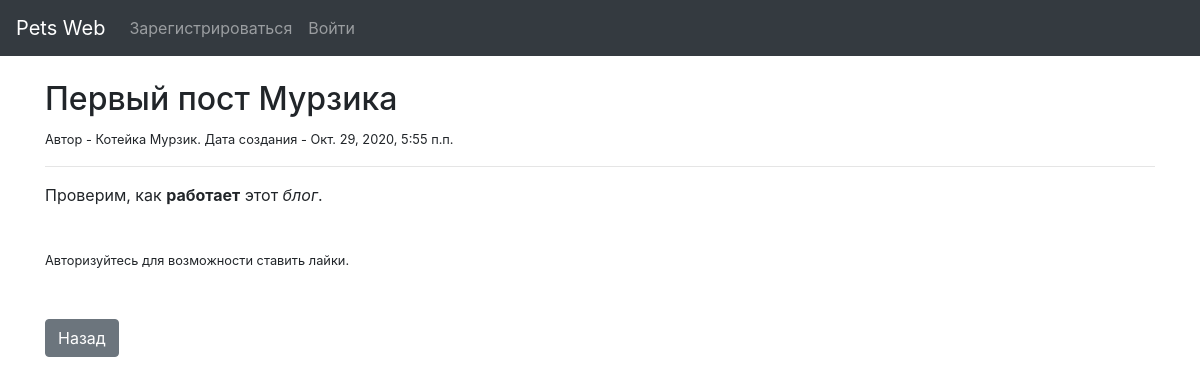
Screenshot of /post/2 with the database file from the repository.
### pets_web/models.py (models this page shows, shortened)
class Post(models.Model):
    author = models.ForeignKey(Pet, on_delete=models.CASCADE)
    title = models.CharField(max_length=200)
    text = RichTextField(blank=True, null=True)
    created_date = models.DateTimeField(default=timezone.now)
    likes = models.ManyToManyField(User, related_name='blog_post')
    def total_likes(self):
        return self.likes.count()

class Pet(models.Model):
    pet_kind = models.ForeignKey(PetKind, on_delete=models.CASCADE)
    name = models.CharField(max_length=50)
    age = models.DateField()
    MALE = 'Муж'
    FEMALE = 'Жен'
    GENDER_CHOICES = [
        (MALE, 'Мужской'),
        (FEMALE, 'Женский')
    ]
    breed = models.CharField(max_length=30)
    description = models.TextField(max_length=1000)
    avatara = models.ImageField(max_length=100, blank=True)
    master = models.ForeignKey(User, on_delete=models.CASCADE)
    def __str__(self):
        return self.pet_kind + ' ' + self.name

class PetKind(models.Model):
    CAT = 'Котейка'
    DOG = 'Собакен'
    CAVY = 'Морская свинка'
    HAMSTER = 'Хомяк'
    FISH = 'Рыбка'
    PET_CHOICES = [
        (CAT, 'Котейка'),
        (DOG, 'Собакен'),
        (CAVY, 'Морская свинка'),
        (HAMSTER, 'Хомяк'),
        (FISH, 'Рыбка')
    ]
    pet_kind = models.CharField(max_length=30, choices=PET_CHOICES)
    def __add__(self, other):
        return self.pet_kind + other

### pets_web/views.py (the view)
# urls.py: path('post/<int:pk>', PostDetailView.as_view(), name='post_detail'),
class PostDetailView(DetailView):
    model = Post
    template_name = 'post.html'
    def get_context_data(self, *args, **kwargs): # Попробовать такую же конструкцию для целей выбора из "своих" питомцев при создании поста.
        context = super(PostDetailView, self).get_context_data(**kwargs)
        stuff = get_object_or_404(Post, id=self.kwargs['pk'])
        total_likes = stuff.total_likes()
        liked = False
        if stuff.likes.filter(id=self.request.user.id).exists():
            liked = True
        context['total_likes'] = total_likes
        context['liked'] = liked
        return context

### pets_web/templates/post.html (shortened to what this page needs)
{% extends 'base.html' %}
{% block content %}
    <br/>
    <h2>{{ post.title }}</h2>
    <small>Автор - {{ post.author }}. Дата создания - {{ post.created_date }}</small>
    <hr>
    <p>{{ post.text|safe }}</p>
    <br/>
    <form action="{% url 'pets_web:like_post' post.id %}" method="POST">
    {% if user.is_authenticated %}
        {% if liked %}
            <button type="submit" name="post_id" value="{{ post.id }}" class="btn btn-danger btn-sm">Unlike</button> - {{ total_likes }} лайков
        {% else %}
            <button type="submit" name="post_id" value="{{ post.id }}" class="btn btn-primary btn-sm">Like</button> - {{ total_likes }} лайков
        {% endif %}
    {% else %}
        <small>Авторизуйтесь для возможности ставить лайки.</small>
    {% endif %}
    </form>
    <br/><br/>
    <a href="{% url 'pets_web:home' %}" class="btn btn-secondary">Назад</a>
{% endblock %}

### rows the page displays
Post: title "Первый пост Мурзика", author "Котейка Мурзик", created_date "Окт. 29, 2020, 5:55 п.п.", text "Проверим, как работает этот блог ."
